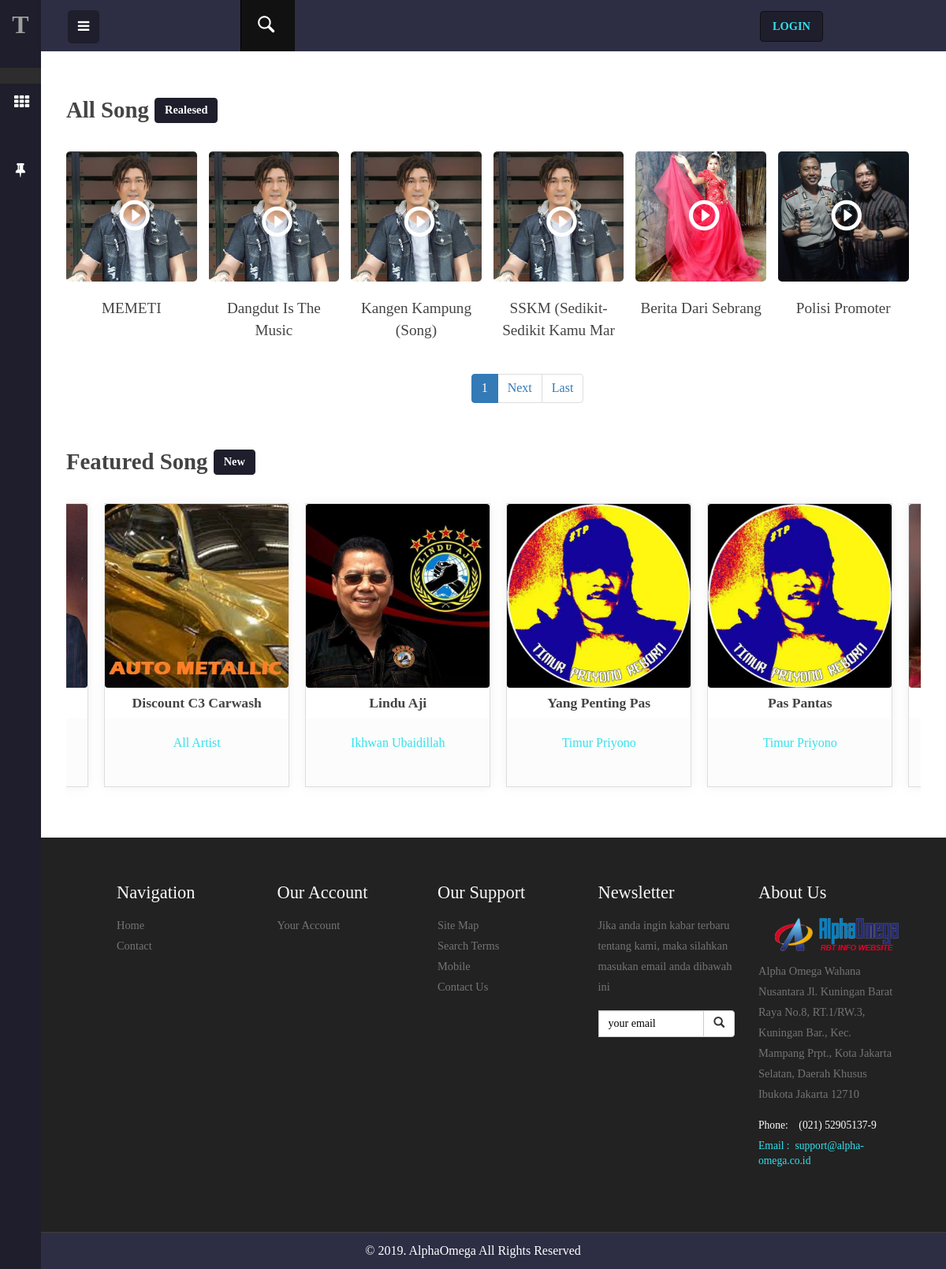
The app's page /index.php/c_song with its own data.
### tables this page shows
CREATE TABLE `t_lagu` (
  `id_lagu` int(11) NOT NULL,
  `album_id` int(11) NOT NULL,
  `genre_id` int(11) NOT NULL,
  `judul` varchar(30) NOT NULL,
  `harga_xl` float NOT NULL,
  `harga_tsel1` float NOT NULL,
  `harga_tsel2` float NOT NULL,
  `harga_tsel3` float NOT NULL,
  `harga_tsel4` float NOT NULL,
  `harga_indosat` float NOT NULL,
  `file` varchar(100) NOT NULL,
  `kode_xl` varchar(10) NOT NULL,
  `kode_tsel1` varchar(10) NOT NULL,
  `kode_tsel2` varchar(10) NOT NULL,
  `kode_tsel3` varchar(10) NOT NULL,
  `kode_tsel4` varchar(10) NOT NULL,
  `kode_indosat` varchar(10) NOT NULL,
  `aktif` tinyint(1) NOT NULL
);

CREATE TABLE `t_album` (
  `id_album` int(11) NOT NULL,
  `artist_id` int(11) NOT NULL,
  `nama_album` varchar(25) NOT NULL,
  `picture_album` varchar(100) NOT NULL,
  `aktif` tinyint(1) NOT NULL
);

CREATE TABLE `t_artist` (
  `id_artists` int(11) NOT NULL,
  `partner_id` int(11) DEFAULT NULL,
  `nama_artist` varchar(25) NOT NULL,
  `bio` text NOT NULL,
  `picture_artist` varchar(100) NOT NULL,
  `aktif` tinyint(1) NOT NULL DEFAULT 0
);

### index.php (called while the page is built, shortened)
<?php
require_once BASEPATH.'core/CodeIgniter.php';

### application/config/config.php (called while the page is built, shortened)
<?php
$config['base_url'] = 'http' . ((isset($_SERVER['HTTPS']) && $_SERVER['HTTPS'] == 'on') ? 's' : '')
    .'://'.$_SERVER['HTTP_HOST'].str_replace('//','/',dirname($_SERVER['SCRIPT_NAME']).'/');
$config['index_page'] = '';
$config['uri_protocol']	= 'REQUEST_URI';
$config['url_suffix'] = '';
$config['language']	= 'english';
$config['charset'] = 'UTF-8';
$config['enable_hooks'] = FALSE;
$config['subclass_prefix'] = 'MY_';
$config['composer_autoload'] = FALSE;
$config['permitted_uri_chars'] = 'a-z 0-9~%.:_\-';
$config['enable_query_strings'] = FALSE;
$config['controller_trigger'] = 'c';
$config['function_trigger'] = 'm';
$config['directory_trigger'] = 'd';
$config['allow_get_array'] = TRUE;
$config['log_threshold'] = 0;
$config['log_path'] = '';
$config['log_file_extension'] = '';
$config['log_file_permissions'] = 0644;
$config['log_date_format'] = 'Y-m-d H:i:s';
$config['error_views_path'] = '';
$config['cache_path'] = '';
$config['cache_query_string'] = FALSE;
$config['encryption_key'] = 'qwertyASDFGZXCVbnmLKJHGuiop1234567890+_)(*&^%$#@!<>?":{}';
$config['sess_driver'] = 'files';
$config['sess_cookie_name'] = 'ci_session';
$config['sess_expiration'] = 7200;
$config['sess_save_path'] = NULL;
$config['sess_match_ip'] = FALSE;
$config['sess_time_to_update'] = 300;
$config['sess_regenerate_destroy'] = FALSE;
$config['cookie_prefix']	= '';
$config['cookie_domain']	= '';
$config['cookie_path']		= '/';
$config['cookie_secure']	= FALSE;
$config['cookie_httponly'] 	= FALSE;
$config['standardize_newlines'] = FALSE;
$config['global_xss_filtering'] = FALSE;
$config['csrf_protection'] = FALSE;
$config['csrf_token_name'] = 'csrf_test_name';
$config['csrf_cookie_name'] = 'csrf_cookie_name';
$config['csrf_expire'] = 7200;
$config['csrf_regenerate'] = TRUE;
$config['csrf_exclude_uris'] = array();
$config['compress_output'] = FALSE;
$config['time_reference'] = 'local';
$config['rewrite_short_tags'] = FALSE;
$config['proxy_ips'] = '';

### application/models/M_Song.php (called while the page is built, shortened)
<?php
class M_Song extends CI_Model
{
	function get_all_song()
	{
		$this->db->select('*');
		$this->db->from('t_lagu');
		$this->db->join('t_album','t_lagu.album_id=t_album.id_album');
		$this->db->join('t_artist','t_album.artist_id=t_artist.id_artists');
		$this->db->where('t_lagu.aktif',TRUE);
		return $this->db->get()->result();
	}
	function get_new_song()
	{
		$this->db->select('*');
		$this->db->from('t_lagu');
		$this->db->join('t_album','t_lagu.album_id=t_album.id_album');
		$this->db->join('t_artist','t_album.artist_id=t_artist.id_artists');
		$this->db->order_by('id_lagu','DESC');
		$this->db->where('t_lagu.aktif',TRUE);
		$this->db->limit('10');
		return $this->db->get()->result();
	}
	function get_current_page($limit,$start)
	{
		$this->db->limit($limit,$start);
		$this->db->select('*');
		$this->db->from('t_lagu');
		$this->db->join('t_album','t_lagu.album_id=t_album.id_album');
		$this->db->join('t_artist','t_album.artist_id=t_artist.id_artists');
		$this->db->where('t_lagu.aktif',TRUE);
		return $this->db->get()->result();
	}
}

### application/views/main_page/V_All_Song.php (the view, shortened to what this page needs)
<?php
$this->load->view('main_page/parts/V_Header');
$this->load->view('main_page/parts/V_Navigation');
?>
<div id="page-wrapper">
	<div class="inner-content">
		<div class="music-browse">
			<div class="browse">
				<div class="tittle-head two">
					<h3 class="tittle">All Song <span class="new">Realesed</span></h3>
					<div class="clearfix"> </div>
				</div>
				<?php if (isset($curent_result)) {
					foreach ($curent_result as $dat) {
						$id = $dat->id_lagu;
						?>
						<div class="col-md-3 browse-grid ">
							<a data-toggle="modal" data-target="#<?php echo $id?>"><img src="<?php echo base_url('assets/foto_album/') ?><?php echo $dat->picture_album?>" title="allbum-name"></a>
							<a data-toggle="modal" data-target="#<?php echo $id?>"><i class="glyphicon glyphicon-play-circle"></i></a>
							<a href="" class="sing" data-toggle="modal" data-target="#<?php echo $id?>"><?php echo $dat->judul?></a>
						</div>
					<?php }?>
					<?php
				} else {
					echo "<div>Kosong.</div>";
				}
				?>
			</div>
		</div>
	</div>
	<div class="container">
		<div class="row">
			<?php if (isset($pagination)) { ?>
				<?php echo $pagination ?>
			<?php } ?>
		</div>
	</div>
	<div class="review-slider">
		<div class="tittle-head">
			<h3 class="tittle">Featured Song <span class="new"> New</span></h3>
			<div class="clearfix"> </div>
		</div>
		<ul id="flexiselDemo1">
			<?php if (isset($new_s)) {
				foreach ($new_s as $new) {
					?>
					<li>
						<a href="<?php echo base_url('album/detail/').$new->id_album?>"><img src="<?php echo base_url('assets/')?>foto_album/<?php echo $new->picture_album;?>" alt=""/></a>
						<div class="slide-title"><h4><?php echo $new->judul?></div>
						<div class="date-city">
							<h5><?php echo $new->nama_artist?></h5>
						</div>
					</li>
				<?php }?>
				<?php
			}
			else {
				echo "<div>Kosong.</div>";
			}
			?>
		</ul>
	</div>
</div>
<?php
$this->load->view('main_page/parts/V_Footer');
?>

### application/controllers/C_Song.php (shortened to what this page needs)
<?php
class C_Song extends CI_Controller
{
	function __construct()
	{
		$this->load->model('M_Song');
		$this->load->library('pagination');
	}
	function index()
	{
		$data = array(
			"title" => "All Song",
			"allsong" => $this->M_Song->get_all_song()
		);
		$config['base_url'] = base_url('allsong/page');
		$config['total_rows'] = $this->db->count_all('t_lagu');
		$config['per_page'] = 6;
		$config['uri_segment'] = 3;
		$choice = $config["total_rows"] / $config["per_page"];
		$config['num_links'] = is_int($choice);
		$config['first_link']       = 'First';
		$config['last_link']        = 'Last';
		$config['next_link']        = 'Next';
		$config['prev_link']        = 'Prev';
		$config['full_tag_open']    = '<div class="pagging text-center"><nav><ul class="pagination justify-content-center">';
		$config['full_tag_close']   = '</ul></nav></div>';
		$config['num_tag_open']     = '<li class="page-item"><span class="page-link">';
		$config['num_tag_close']    = '</span></li>';
		$config['cur_tag_open']     = '<li class="page-item active"><span class="page-link">';
		$config['cur_tag_close']    = '<span class="sr-only">(current)</span></span></li>';
		$config['next_tag_open']    = '<li class="page-item"><span class="page-link">';
		$config['next_tagl_close']  = '<span aria-hidden="true">&raquo;</span></span></li>';
		$config['prev_tag_open']    = '<li class="page-item"><span class="page-link">';
		$config['prev_tagl_close']  = '</span>Next</li>';
		$config['first_tag_open']   = '<li class="page-item"><span class="page-link">';
		$config['first_tagl_close'] = '</span></li>';
		$config['last_tag_open']    = '<li class="page-item"><span class="page-link">';
		$config['last_tagl_close']  = '</span></li>';
		$this->pagination->initialize($config);
		$page = ($this->uri->segment(3)) ? $this->uri->segment(3) : 0;
		$data['curent_result'] = $this->M_Song->get_current_page($config['per_page'], $page);
		$data['pagination'] = $this->pagination->create_links();
		$data['new_s'] = $this->M_Song->get_new_song();
		$this->load->view('main_page/V_All_Song',$data);
	}
}

### application/views/main_page/parts/V_Header.php (shortened to what this page needs)
<!DOCTYPE HTML>
<html>
<head>
	<link rel="stylesheet" href="https://maxcdn.bootstrapcdn.com/bootstrap/3.4.0/css/bootstrap.min.css">
    <link href="<?php echo base_url()?>assets/main_page/css/style.css" rel='stylesheet' type='text/css' />
    <link href="<?php echo base_url()?>assets/main_page/css/font-awesome.css" rel="stylesheet">
    <link rel="stylesheet" href="https://cdn.linearicons.com/free/1.0.0/icon-font.min.css">
</head>

### application/views/main_page/parts/V_Navigation.php (shortened to what this page needs)
<?php
$islogin =  $this->session->userdata('isLogin');
?>
<body class="sticky-header left-side-collapsed">
<section>
    <div class="left-side sticky-left-side">
        <div class="logo-icon text-center">
            <a href="<?php echo base_url()?>">T</a>
        </div>
        <div class="left-side-inner">
            <ul class="nav nav-pills nav-stacked custom-nav">
                <li class="active"><a href="<?php echo base_url()?>"><i class="lnr lnr-home"></i><span>Home</span></a></li>
                <li><a href="#" data-toggle="modal" data-target="#myModal1"><i class="fa fa-th"></i><span>Apps</span></a></li>
                <li><a href="<?php echo base_url('artist')?>"><i class="lnr lnr-users"></i> <span>Artists</span></a></li>
                <li class="menu-list"><a href="<?php echo base_url('album')?>"><i class="lnr lnr-music-note"></i> <span>Song</span></a>
				</li>
                <li class="menu-list"><a href="<?php echo base_url()?>contact"><i class="fa fa-thumb-tack"></i><span>Contact</span></a>
                </li>
            </ul>
        </div>
    </div>
    <div class="main-content">
        <div class="header-section">
            <a class="toggle-btn  menu-collapsed"><i class="fa fa-bars"></i></a>
            <div class="menu-right">
                <div class="profile_details">
                    <div style="" class="col-md-4 serch-part">
                        <div  id="sb-search" class="sb-search">
                            <form action="<?php echo base_url('search')?>" method="get">
                                <span class="sb-icon-search"> </span>
                            </form>
                        </div>
                    </div>
                    <?php if ($islogin == FALSE) {?>
                    <div style="padding-right: 20%;float: right; padding-bottom: 10px;clear: right;" class="col-md-4 login-pop">
                        <div id="loginpop">
                            <a href="<?php echo base_url('login')?>">
                                <span>Login
                                    <?php }?>
                                </span>
                            </a>
                        </div>
                    </div>
                                     <div class="clearfix"> </div>
                        </div>
                    </div>
                </div>
</body>

### application/views/main_page/parts/V_Footer.php (shortened to what this page needs)
<?php
$login = $this->session->userdata('isLogin');
?>
<div class="footer">
    <div class="footer-grid">
        <h3>Navigation</h3>
        <ul class="list1">
            <li><a href="<?php echo base_url()?>">Home</a></li>
            <li><a href="<?php echo base_url('contact')?>">Contact</a></li>
        </ul>
    </div>
    <div class="footer-grid">
        <h3>Our Account</h3>
        <ul class="list1">
            <?php if ($login == TRUE){?>
            <li><a href="<?php echo base_url('dashboard')?>" >Your Account</a></li>
            <?php } else {?>
            <li><a href="<?php echo base_url('login')?>" >Your Account</a></li>
            <?php  }?>
        </ul>
    </div>
    <div class="footer-grid">
        <h3>Our Support</h3>
        <ul class="list1">
            <li><a href="<?php echo base_url('contact')?>">Site Map</a></li>
            <li><a href="#">Search Terms</a></li>
            <li><a href="#" data-toggle="modal" data-target="#myModal1">Mobile</a></li>
            <li><a href="<?php echo base_url('contact')?>">Contact  Us</a></li>
        </ul>
    </div>
    <div class="footer-grid">
        <h3>Newsletter</h3>
        <p class="footer_desc">Jika anda ingin kabar terbaru tentang kami, maka silahkan masukan email anda dibawah ini</p>
        <div class="">
			<form method="post" action="<?php echo base_url('contact/kirim')?>">
				<div class="input-group">
					<input name="email" type="email" class="form-control" placeholder="your email">
					<div class="input-group-btn">
						<button class="btn btn-default" type="submit">
							<i class="glyphicon glyphicon-search"></i>
						</button>
					</div>
				</div>
			</form>
        </div>
    </div>
    <div class="footer-grid footer-grid_last">
        <h3>About Us</h3>
    <h1><img src="<?php echo base_url('assets/main_page/images/')?>Homelogo.png"></h1>
        <p class="footer_desc">Alpha Omega Wahana Nusantara
            Jl. Kuningan Barat Raya No.8, RT.1/RW.3, Kuningan Bar., Kec. Mampang Prpt., Kota Jakarta Selatan, Daerah Khusus Ibukota Jakarta 12710</p>
        <p class="f_text">Phone:  &nbsp;&nbsp;&nbsp;(021) 52905137-9</p>
        <p class="email">Email : &nbsp;<span><a href="mailto:support@alpha-omega.co.id">support@alpha-omega.co.id</a></span></p>
    </div>
    <div class="clearfix"> </div>
</div>
<footer>
    <p>&copy 2019. AlphaOmega All Rights Reserved </p>
</footer>
</body>
</html>

### records on screen
t_lagu: album.picture_album (picture), judul "MEMETI"
t_lagu: album.picture_album (picture), judul "Dangdut Is The Music"
t_lagu: album.picture_album (picture), judul "Kangen Kampung (Song)"
t_lagu: album.picture_album (picture), judul "SSKM (Sedikit-Sedikit Kamu Mar"
t_lagu: album.picture_album (picture), judul "Berita Dari Sebrang"
t_lagu: album.picture_album (picture), judul "Polisi Promoter"
t_lagu: album.picture_album (picture), judul "Discount C3 Carwash", t_artist.nama_artist "All Artist"
t_lagu: album.picture_album (picture), judul "Lindu Aji", t_artist.nama_artist "Ikhwan Ubaidillah"
t_lagu: album.picture_album (picture), judul "Yang Penting Pas", t_artist.nama_artist "Timur Priyono"
t_lagu: album.picture_album (picture), judul "Pas Pantas", t_artist.nama_artist "Timur Priyono"
t_lagu: album.picture_album (picture)
t_lagu: album.picture_album (picture)

### other values on screen
$pagination "1 Next Last"
